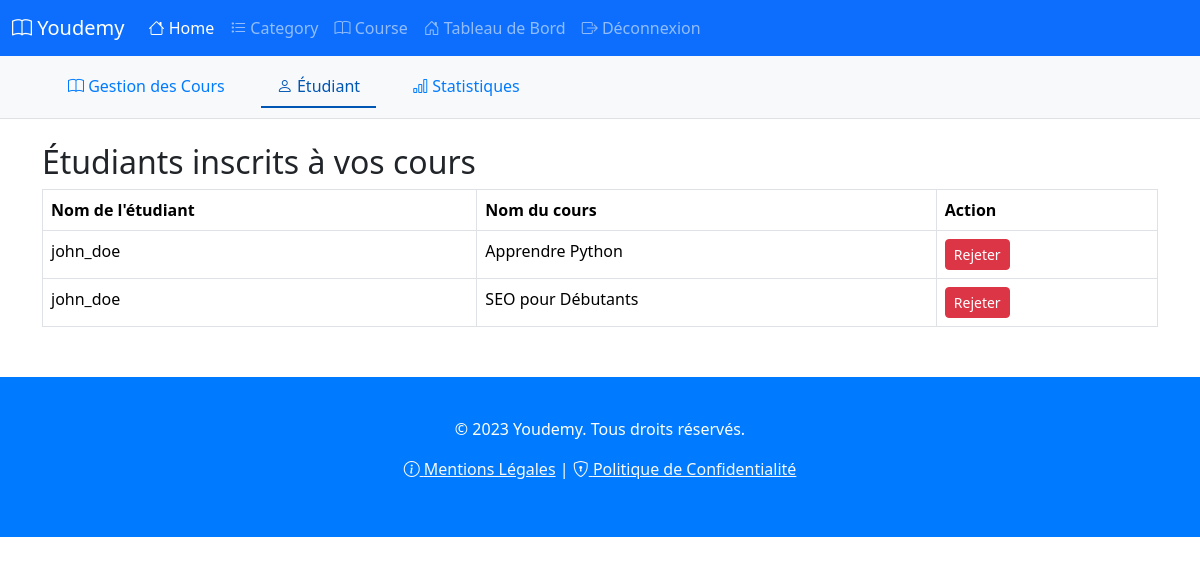
Page /views/bordTeacher1.php (signed in) on the committed database.
### tables this page shows
CREATE TABLE courses (
    id INT AUTO_INCREMENT PRIMARY KEY,
    title VARCHAR(255) NOT NULL,
    description TEXT,
    content TEXT,
    teacher_id INT,
    category_id INT,
    created_at DATETIME DEFAULT CURRENT_TIMESTAMP,
    updated_at DATETIME DEFAULT CURRENT_TIMESTAMP ON UPDATE CURRENT_TIMESTAMP,
    FOREIGN KEY (teacher_id) REFERENCES users(id),
    FOREIGN KEY (category_id) REFERENCES categories(id)
);

CREATE TABLE users (
    id INT AUTO_INCREMENT PRIMARY KEY,
    username VARCHAR(255) UNIQUE NOT NULL,
    email VARCHAR(255) UNIQUE NOT NULL,
    password VARCHAR(255) NOT NULL,
    role ENUM('student', 'teacher', 'admin') NOT NULL,
    created_at DATETIME DEFAULT CURRENT_TIMESTAMP,
    updated_at DATETIME DEFAULT CURRENT_TIMESTAMP ON UPDATE CURRENT_TIMESTAMP,
    status ENUM('active', 'suspended', 'pending') DEFAULT 'pending'
);

### models/Course.php (called while the page is built, shortened)
<?php
class Course {
    private $db;
    public function __construct() {
        $this->db = new Database('localhost', 'root', '123456', 'youdemy');
        $this->db->connect();
    }
    public function getEnrolledStudentsByTeacher($teacherId) {
        $this->teacherId = $teacherId;
        $query = "
            SELECT u.id AS student_id, u.username AS student_name, c.id AS course_id, c.title AS course_name
            FROM enrollments e
            JOIN users u ON e.student_id = u.id
            JOIN courses c ON e.course_id = c.id
            WHERE c.teacher_id = ?
        ";
        return $this->db->fetchAll($query, [$this->teacherId]);
    }
}

### models/Database.php (called while the page is built, shortened)
<?php
    class Database {
        private $host;
        private $username;
        private $password;
        private $dbname;
        private $connection;
        public function __construct($host, $username, $password, $dbname) {
            $this->host = $host;
            $this->username = $username;
            $this->password = $password;
            $this->dbname = $dbname;
        }
        public function connect() {
            try {
                $dsn = "mysql:host={$this->host};dbname={$this->dbname};charset=utf8";
                $this->connection = new PDO($dsn, $this->username, $this->password);
                $this->connection->setAttribute(PDO::ATTR_ERRMODE, PDO::ERRMODE_EXCEPTION);
                $this->connection->setAttribute(PDO::ATTR_DEFAULT_FETCH_MODE, PDO::FETCH_ASSOC);
            } catch (PDOException $e) {
                die("Erreur de connexion à la base de données : " . $e->getMessage());
            }
        }
        public function query($sql, $params = []) {
            try {
                $stmt = $this->connection->prepare($sql);
                $stmt->execute($params);
                return $stmt;
            } catch (PDOException $e) {
                die("Erreur lors de l'exécution de la requête : " . $e->getMessage());
            }
        }
        public function fetchAll($sql, $params = []) {
            $stmt = $this->query($sql, $params);
            return $stmt->fetchAll();
        }
    }
?>

### models/Session.php (called while the page is built, shortened)
<?php
class Session {
    public static function get($key, $default = null) {
        return $_SESSION[$key] ?? $default;
    }
    public static function getUserId() {
        return self::get('user_id');
    }
}

### views/bordTeacher1.php (the view, shortened to what this page needs)
<?php
require '../models/Database.php';
require '../models/Session.php';
require '../models/Course.php';
$teacherId = Session::getUserId();
$course = new Course();
$enrolledStudents = $course->getEnrolledStudentsByTeacher($teacherId);
?>
<!DOCTYPE html>
<html lang="fr">
<head>
    <link href="https://cdn.jsdelivr.net/npm/bootstrap@5.3.3/dist/css/bootstrap.min.css" rel="stylesheet">
    <link rel="stylesheet" href="https://cdn.jsdelivr.net/npm/bootstrap-icons@1.11.3/font/bootstrap-icons.css">
</head>
<body>
    <?php include 'includes/header.php'; ?>
    <div class="sub-navbar">
        <div class="container">
            <nav class="nav">
                <a class="nav-link " href="bordTeacher.php">
                    <i class="bi bi-book"></i> Gestion des Cours
                </a>
                <a class="nav-link active" href="bordTeacher1.php">
                    <i class="bi bi-person"></i> Étudiant
                </a>
                <a class="nav-link " href="bordTeacher2.php">
                    <i class="bi bi-bar-chart"></i> Statistiques
                </a>
            </nav>
        </div>
    </div>
    <div class="container mt-4">
        <h2>Étudiants inscrits à vos cours</h2>
        <table class="table table-bordered">
            <thead>
                <tr>
                    <th>Nom de l'étudiant</th>
                    <th>Nom du cours</th>
                    <th>Action</th>
                </tr>
            </thead>
            <tbody>
                <?php foreach ($enrolledStudents as $student): ?>
                    <tr>
                        <td><?php echo htmlspecialchars($student['student_name']); ?></td>
                        <td><?php echo htmlspecialchars($student['course_name']); ?></td>
                        <td>
                            <form action="reject_student.php" method="POST" style="display:inline;">
                                <button type="submit" class="btn btn-danger btn-sm">Rejeter</button>
                            </form>
                        </td>
                    </tr>
                <?php endforeach; ?>
            </tbody>
        </table>
    </div>
    <?php include 'includes/footer.php'; ?>
</body>
</html>

### views/bordTeacher1.php (style rules this page uses)
.sub-navbar { background-color: #f8f9fa; border-bottom: 1px solid #dee2e6; padding: 10px 0; }
.sub-navbar .nav-link { color: #007bff; font-weight: 500; margin: 0 10px; }
.sub-navbar .nav-link.active { color: #0056b3; border-bottom: 2px solid #0056b3; }

### rows in the picture
courses: users.username "john_doe", title "Apprendre Python"
courses: users.username "john_doe", title "SEO pour Débutants"
